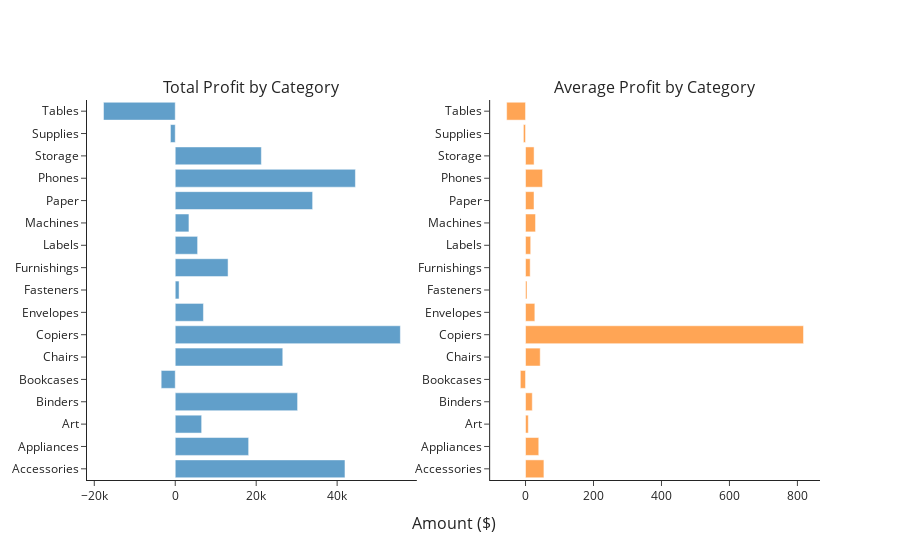

Write notebook code for a chart like this one.
### Code cell
from plotly.subplots import make_subplots
import plotly.graph_objects as go
import plotly.io as pio

pio.templates.default = "simple_white"
subcategory_profit = retail.groupby("Sub-Category")["Profit"].agg(["sum", "mean"]).reset_index()

def create_bar(df="data", x1='x1', x2='x2', y='y', plot1_title='', plot2_title=''):

    first_plot = go.Bar(x=df[x1], y=df[y],
                        showlegend=False,
                        orientation='h', opacity=0.7,
                        name='Total Profit')

    second_plot = go.Bar(x=df[x2],
                        y=df[y],
                        orientation='h', opacity=0.7,
                        showlegend=False, name ='Average Profit')
                        
    fig = make_subplots(rows=1, cols=2, print_grid=False,
                        x_title='Amount ($)', subplot_titles=[plot1_title, plot2_title])
                        
    fig.add_trace(first_plot, row=1, col=1)
    fig.add_trace(second_plot, row=1, col=2)
    fig.show()

create_bar(df=subcategory_profit, y='Sub-Category', x1='sum', x2='mean',
           plot1_title='Total Profit by Category', plot2_title='Average Profit by Category')

### Figure 1 — Plotly figure (JSON) as saved in the notebook; plotly's stock layout.template omitted (floating-point values rounded to 4 significant figures)
{"data": [{"name": "Total Profit", "opacity": 0.7, "orientation": "h", "showlegend": false, "type": "bar", "x": [41940.0, 18140.0, 6525.0, 30230.0, -3473.0, 26570.0, 55620.0, 6964.0, 949.5, 13050.0, 5526.0, 3385.0, 33940.0, 44520.0, 21280.0, -1189.0, -17730.0], "xaxis": "x", "y": ["Accessories", "Appliances", "Art", "Binders", "Bookcases", "Chairs", "Copiers", "Envelopes", "Fasteners", "Furnishings", "Labels", "Machines", "Paper", "Phones", "Storage", "Supplies", "Tables"], "yaxis": "y"}, {"name": "Average Profit", "opacity": 0.7, "orientation": "h", "showlegend": false, "type": "bar", "x": [54.11, 38.92, 8.207, 19.86, -15.23, 43.2, 817.9, 27.42, 4.376, 13.65, 15.22, 29.43, 24.98, 50.07, 25.15, -6.258, -55.57], "xaxis": "x2", "y": ["Accessories", "Appliances", "Art", "Binders", "Bookcases", "Chairs", "Copiers", "Envelopes", "Fasteners", "Furnishings", "Labels", "Machines", "Paper", "Phones", "Storage", "Supplies", "Tables"], "yaxis": "y2"}], "layout": {"annotations": [{"font": {"size": 16}, "showarrow": false, "text": "Total Profit by Category", "x": 0.225, "xanchor": "center", "xref": "paper", "y": 1, "yanchor": "bottom", "yref": "paper"}, {"font": {"size": 16}, "showarrow": false, "text": "Average Profit by Category", "x": 0.775, "xanchor": "center", "xref": "paper", "y": 1, "yanchor": "bottom", "yref": "paper"}, {"font": {"size": 16}, "showarrow": false, "text": "Amount ($)", "x": 0.5, "xanchor": "center", "xref": "paper", "y": 0, "yanchor": "top", "yref": "paper", "yshift": -30}], "xaxis": {"anchor": "y", "domain": [0, 0.45]}, "xaxis2": {"anchor": "y2", "domain": [0.55, 1]}, "yaxis": {"anchor": "x", "domain": [0, 1]}, "yaxis2": {"anchor": "x2", "domain": [0, 1]}}}
